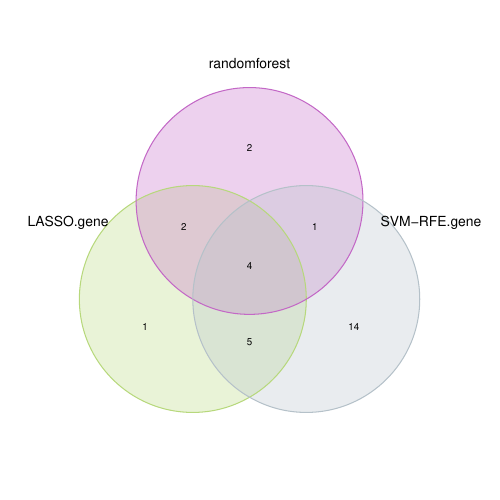

R code for this plot:

#install.packages("venn")

library(randomcoloR)
library(venn) 

#文件名
A="LASSO.gene"
B="randomforest"
C="SVM-RFE.gene"

#构建一个列表
geneList=list()
rt=read.table(paste0(A,".txt"),header=F,sep="\t",check.names=F)      
geneNames=as.vector(rt[,1])                
geneNames=gsub("^ | $","",geneNames)      
uniqGene=unique(geneNames)                 
geneList[[A]]=uniqGene                   
uniqLength=length(uniqGene)
print(paste("1",uniqLength,sep=" "))
rt=read.table(paste0(B,".txt"),header=F,sep="\t",check.names=F)    
geneNames=as.vector(rt[,1])                
geneNames=gsub("^ | $","",geneNames)       
uniqGene=unique(geneNames)                
geneList[[B]]=uniqGene
uniqLength=length(uniqGene)
print(paste("3",uniqLength,sep=" "))
rt=read.table(paste0(C,".txt"),header=F,sep="\t",check.names=F)    
geneNames=as.vector(rt[,1])                
geneNames=gsub("^ | $","",geneNames)       
uniqGene=unique(geneNames)                
geneList[[C]]=uniqGene
uniqLength=length(uniqGene)
print(paste("3",uniqLength,sep=" "))

mycol <- distinctColorPalette(3)
pdf(file="venn.pdf",width=5,height=5)                                                
venn(geneList,col=mycol[1:length(geneList)],zcolor=mycol[1:length(geneList)],box=F)
dev.off()

intersectGenes=Reduce(intersect,geneList)          
write.table(file="interGenes.txt",intersectGenes,sep="\t",quote=F,col.names=F,row.names=F) 


